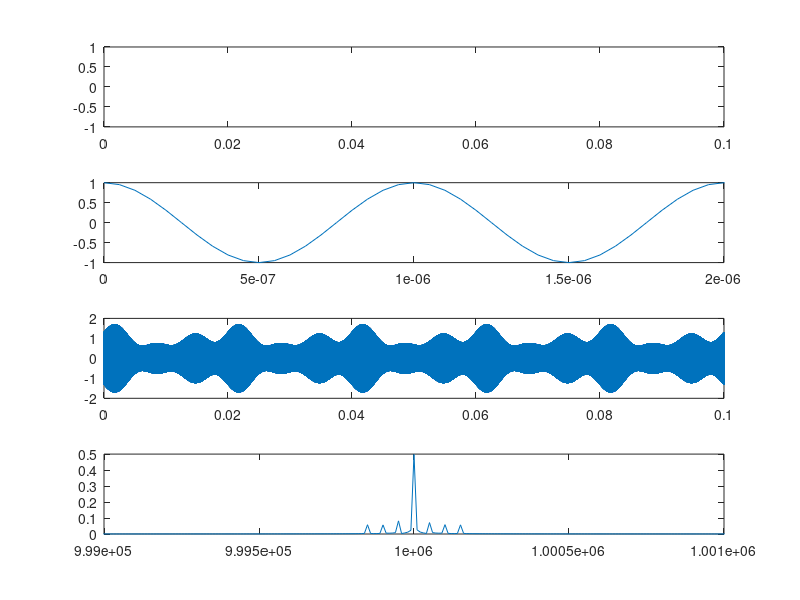

MATLAB code for this plot:
function Exercise_One_A()
fs = 20000000;
t = 0:1/fs:0.1;
modulation_index = 0.70;
normalised_message_signal =  (0.4408004937)*cos(100*pi*t) + (0.3306003703)*sin(200*pi*t) + (0.3306003703)*sin(300*pi*t);
subplot(4,1,1);
plot(t,normalised_message_signal);

carrier_signal = cos(2000000*pi*t);
subplot(4,1,2);
plot(t,carrier_signal);
set(gca,'XLim',[0 0.000002]);

modulated_signal = (1 + (modulation_index*normalised_message_signal)).*carrier_signal;
subplot(4,1,3);
plot(t,modulated_signal);
set(gca,'XLim',[0 0.1]);

M = fftshift(fft(modulated_signal)); 
n = length(modulated_signal) - 1;
df = fs/n;
f = -fs/2:df:fs/2;
subplot(4,1,4);
plot(f,abs(M)/n);
set(gca,'XLim',[999000 1001000]);
end